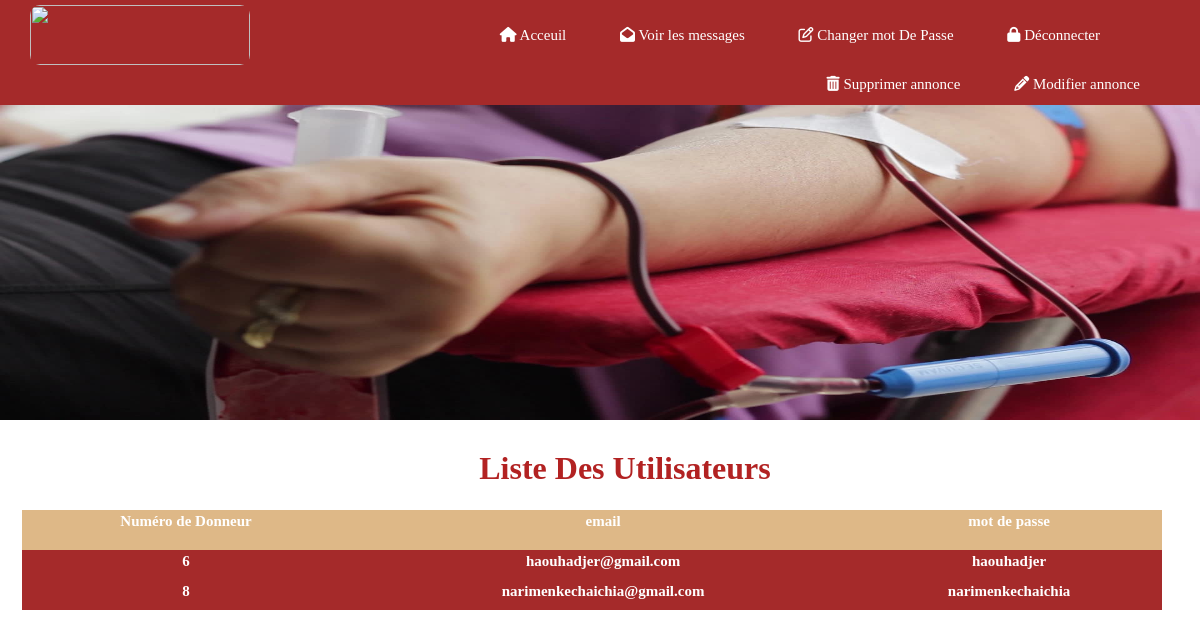
/listeuser.php, run on the app's committed database.
### tables this page shows
CREATE TABLE `user` (
  `email` varchar(30) NOT NULL,
  `mot_de_passe` varchar(30) NOT NULL,
  `id_user` int(11) NOT NULL,
  `Type` int(11) NOT NULL
);

### listeuser.php (the view, shortened to what this page needs)
<!DOCTYPE html>
<html>
<head>
<link rel="stylesheet" href="https://cdn.jsdelivr.net/npm/bulma@0.8.0/css/bulma.min.css">
<link rel="stylesheet" href="src/css/main.css">
</head>
<body>
<div class="block">
<header class="header">
<a href="#"  class="header-logo"><img src="src/img/logo.png" class="image-lien"></a>
<div class="header-menu">
<a href="interfaceadmin.php"><i class="fa fa-home" aria-hidden="true"></i>  Acceuil</a>
<a href="messages.php"><i class="fa fa-envelope-open" aria-hidden="true"></i>  Voir les messages</a>
  <a href="change-mdpadmin.php"><i class="fa fa-pencil-square-o" aria-hidden="true"></i> Changer mot De Passe</a>
<a href="deconnecter.php"><i class="fa fa-lock" aria-hidden="true"></i>  Déconnecter</a>
</div>
</header>
</div>
<div class="block">
<header class="header1">
    <div class="header-menu1">
<a href="Supprimerannonce.php"><i class="fa fa-trash" aria-hidden="true"></i> Supprimer  annonce</a>
      <a href="Modifierannonce.php"> <i class="fa fa-pencil" aria-hidden="true"></i> Modifier annonce</a>
      </div>
</header>
</div>
<div class="block">
    <div class="banner">
 <img src="src/img/banner1.jpg" alt="sang "  class="image-banner" >
     </div>
     <br>
     <h1 class="title">Liste Des Utilisateurs</h1>
    </div>
    </body>
    </html>
    <?php
$dbhost="localhost";
$dbuser="root";
$dbpass="";
$dbname="banque_de_sang";
$conn=mysqli_connect($dbhost,$dbuser,$dbpass,$dbname);
$sql="SELECT * from  user WHERE Type=2";
$resulta=mysqli_query($conn,$sql);
$nr=mysqli_num_rows($resulta);
if($nr==0){
  echo "<div class='msg'> <p  class='msg1'> il existe  pas des  utilisateurs </p> </div>";
}
else{
  echo " <table   style=' width:95% ; text-align:center; border:5px;margin-left:22px;'>\n" ;
 echo"<tr style=' background-color:burlywood; color:brown;height:40px;' >\n";
    echo"<th class='titletabl'>Numéro de Donneur</th>\n";
             echo"  <th   class='titletabl'> email </th>\n";
             echo"  <th class='titletabl'> mot de passe </th>\n";
echo"</tr> \n";
while($row = $resulta->fetch_assoc()){
  echo"<tr style=' nth-child(even){background-color:brown;};height:30px; background-color:burlywood; color:brown '>\n";
  echo"<th style=' background-color:brown;color:white;' class='titletabl'>$row[id_user]</th>\n";
           echo"  <th  style=' background-color:brown;color:white;' class='titletabl'> $row[email]</th>\n";
           echo"  <th  style=' background-color:brown; color:white;;' class='titletabl'> $row[mot_de_passe] </th>\n";
echo"</tr> \n";
}
}
?>

### main.css (style rules this page uses)
.header { width: 100%; margin-left: 0px; margin-right: 0px; margin-top:0 px; margin-bottom: 0px; height: 70px; top:0; background-color:brown; position: fixed; line-height: 70px; }
.header a i { color: white; }
.header1 a i { color: white; }
.header1 { width: 100%; margin-left: 0px; margin-right: 0px; margin-top:70px; margin-bottom: 0px; height: 35px; top:0; background-color:brown; position: fixed; line-height: 25px; }
.header .header-logo { color:white; font-family: cursive ; float: left; margin-left: 30px; font-size: 18px; }
.header .header-menu { float: right; margin-right: 50px; margin-top: 0%; top:20px; font-family: cursive; font-size: 15px; }
.header1 .header-menu1 { float: right; margin-right: 10px; margin-top: 2px; top:20px; font-family: cursive; font-size: 15px; }
.titletabl { margin-top: 40px; font-family: cursive; font-size: 15px; color: white; text-align: center; }
.header .header-menu a { top:40px; margin-right: 50px; color:white; }
.header1 .header-menu1 a { top:40px; margin-right: 50px; color:white; }
.banner .image-banner { margin-left: 0%; margin-right: 0%; margin-top:0px; margin-bottom: 0px; background-size: 0px; width:2500px ;height:360px; }
.banner { margin-top: 60px; }
.title { color:firebrick; font-family: cursive; margin-left: 50px; margin-right: 0; text-align: center; float:none; }
.image-lien { margin-top: 5px; width: 220px; height: 60px; border-radius: 10px; }
.fa { color:brown; }

### data on the page
user: id_user "6", email "haouhadjer@gmail.com", mot_de_passe "haouhadjer"
user: id_user "8", email "narimenkechaichia@gmail.com", mot_de_passe "narimenkechaichia"
